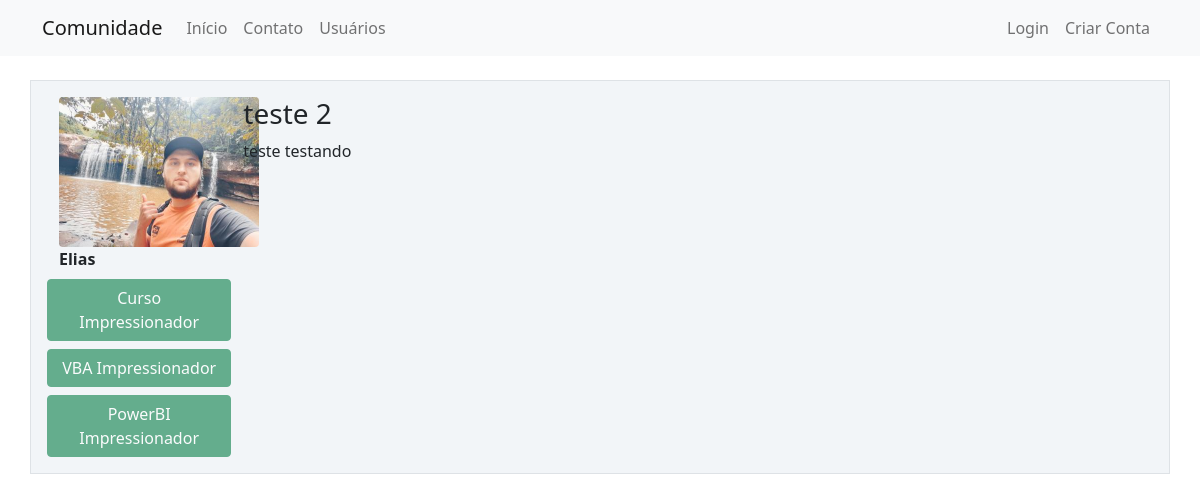
Screenshot of /post/2 with the database file from the repository.
### comunidadeimpressionadora/model.py (models this page shows)
class Usuario(database.Model, UserMixin):
    id = database.Column(database.Integer, primary_key=True)
    username = database.Column(database.String, nullable=False)
    email = database.Column(database.String, nullable=False, unique=True)
    senha = database.Column(database.String, nullable=False)
    foto_perfil = database.Column(database.String, default='default.jpg')
    post = database.relationship('Post', backref='autor', lazy=True)
    cursos = database.Column(database.String, default='usuario não informado', nullable=False)

class Post(database.Model):
    id = database.Column(database.Integer, primary_key=True)
    titulo = database.Column(database.String, nullable=False)
    corpo = database.Column(database.String, nullable=False)
    data_criacao = database.Column(database.DateTime, nullable=False, default=datetime.utcnow)
    id_usuario = database.Column(database.Integer, database.ForeignKey('usuario.id'), nullable=False)

### comunidadeimpressionadora/routes.py (the view)
@app.route('/post/<post_id>')
def exibir_post(post_id):
    post = Post.query.get(post_id)
    return render_template('post.html',post=post)

### comunidadeimpressionadora/templates/post.html
{%extends'base.html'%}
{%block body%}
<div class="container mt-3">
    <div class="row border mt-4 p-3 meupost">
        <div class="col col-2">
            <div class="image pe-2"><img
                    src="{{ url_for('static', filename='fotos_perfil/{}'.format( post.autor.foto_perfil))   }}"
                    class="rounded" width="200"></div>
            <Strong>{{ post.autor.username }} </Strong>
            <div class="row justify-content-center">
                {%for curso in post.autor.cursos.split(';')%}
                <button type="button " class="btn btn-success mt-2" disabled>{{curso}}</button>
                {%endfor%}
            </div>
        </div>
        <div class="col col-9">
            <h3>{{ post.titulo}}</h3>
            <p>{{ post.corpo }}</p>
        </div>
    </div>
</div>
{%endblock%}

### comunidadeimpressionadora/static/main.css (style rules this page uses)
.meupost { background: #f2f5f8 !important; }

### rows the page displays
Usuario: foto_perfil (picture), autor.username "Elias"
Post: titulo "teste 2", corpo "teste testando"

### other values shown
{{ curso }} "Curso Impressionador" "VBA Impressionador" "PowerBI Impressionador"
